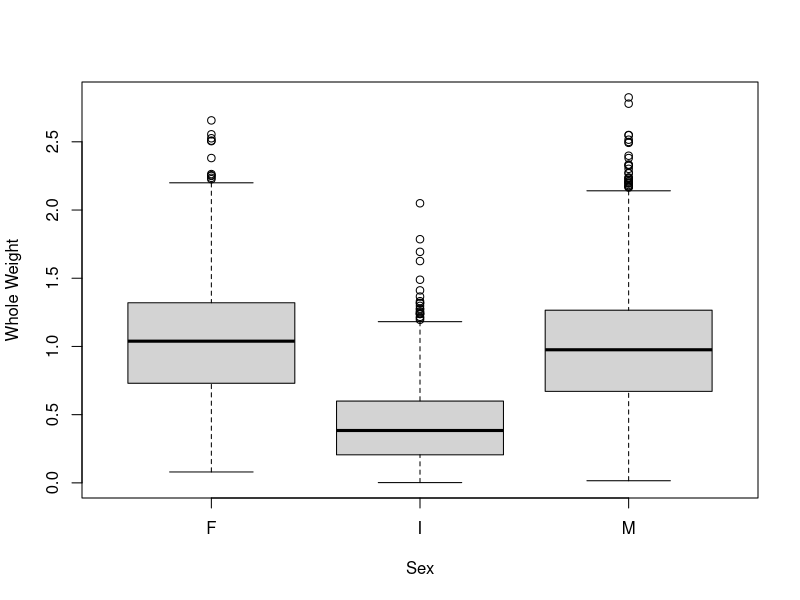

This figure's R source:
# Eilif Mikkelsen 2017 - MIT Liscense
# Data Sets used throughout these files
# https://archive.ics.uci.edu/ml/datasets/Concrete+Compressive+Strength
# https://archive.ics.uci.edu/ml/datasets/Wine+Quality
# https://archive.ics.uci.edu/ml/datasets/abalone
# https://archive.ics.uci.edu/ml/datasets/Auto+MPG
# ANOVA

#########################################################
# Uncomment the following to install packages
# do not be alarmed if R restarts a couple times. 

#########################################################
# We will work with the Abaolne data set for these examples
ab = read.csv('datasets/abalone.csv')

####################### Boxplot ##########################
# let's examine Whole.weight of the Abalone as it varies
# by sex. Note that not all of the samples were identified 
# as either Male or Female.
boxplot(Whole.weight ~ Sex, data=ab, ylab="Whole Weight", xlab="Sex")

####################### ANOVA ############################
# ANOVA, or Analysis of Variance is a method to conclude wether
# variation in data can be attributed to a specific factor. 
# It is a precursor to linear regression.
fit <- aov(Whole.weight ~ Sex, data = ab)
summary(fit)
